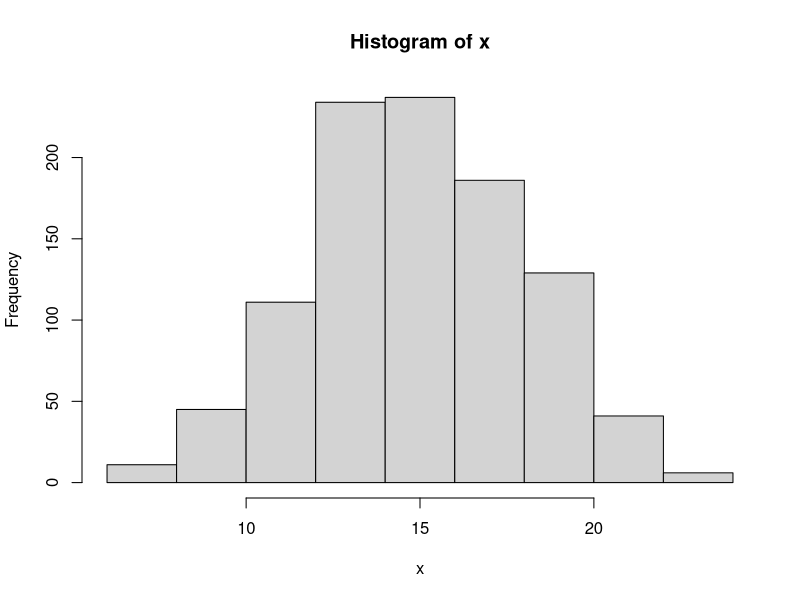
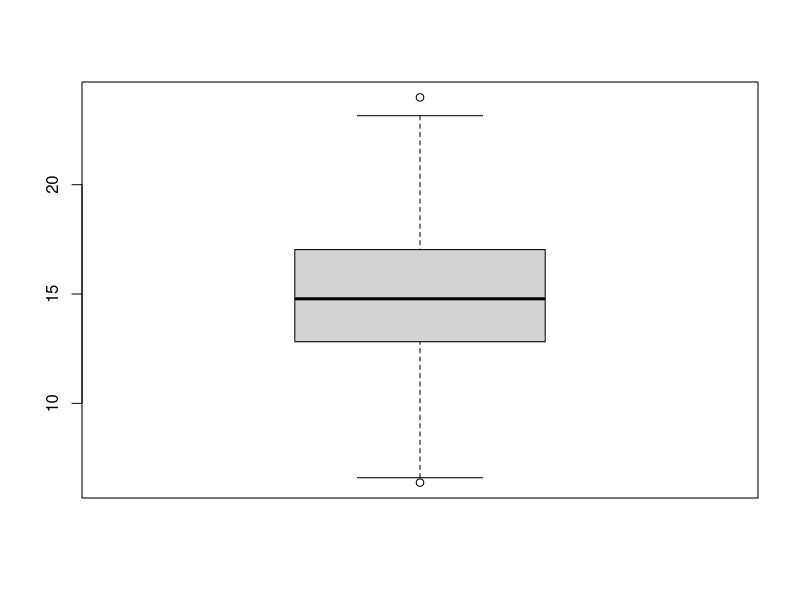
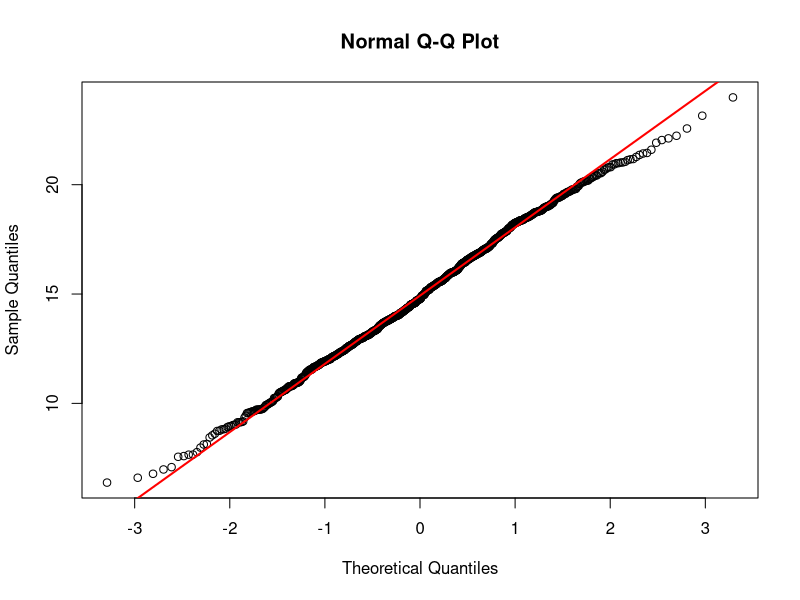
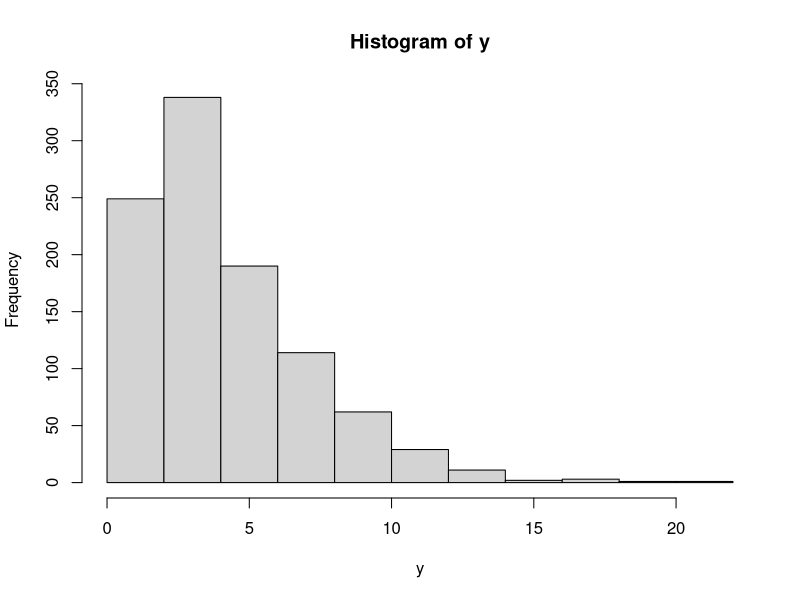
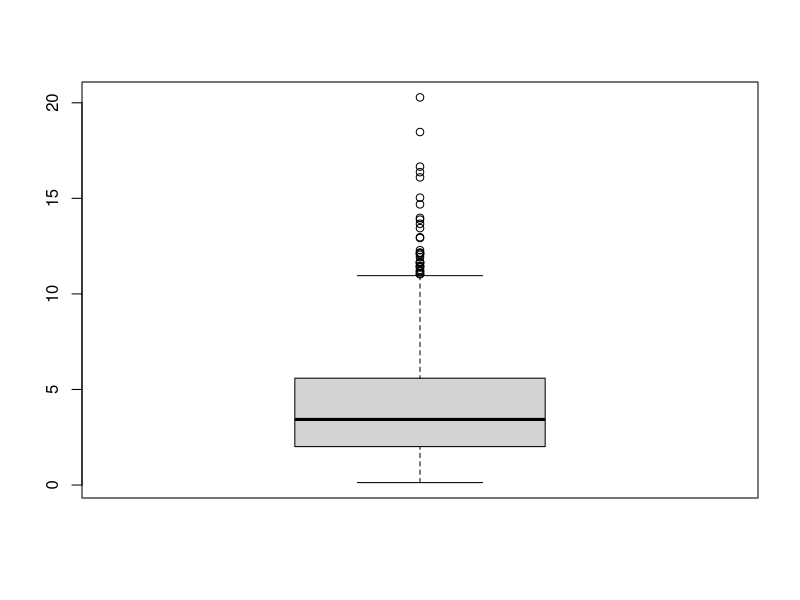
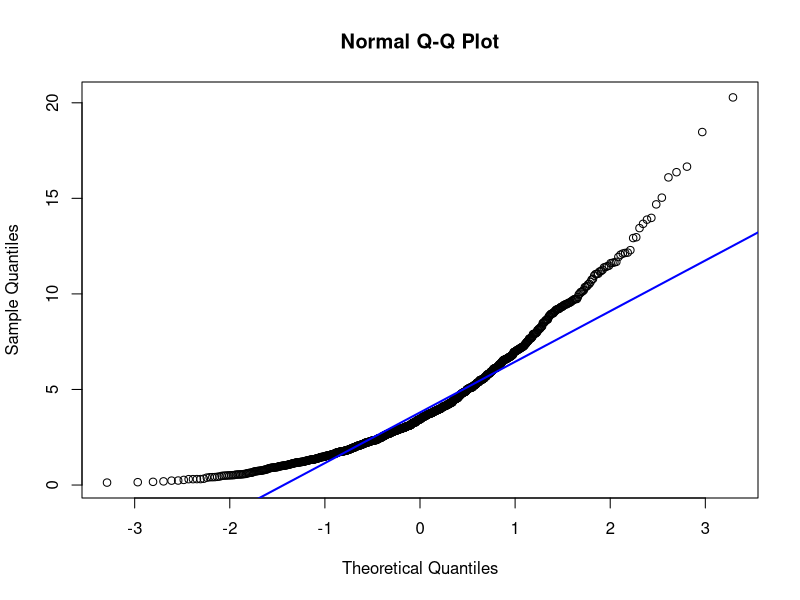

Write R code to recreate these figures, in order.
x <- rnorm(1000, mean = 15, sd = 3)
y <- rchisq(1000, df = 4)

hist(x)
boxplot(x)
qqnorm(x)
qqline(x, col = "red", lwd = 2)

hist(y)
boxplot(y)
qqnorm(y)
qqline(y, col = "blue", lwd = 2)
